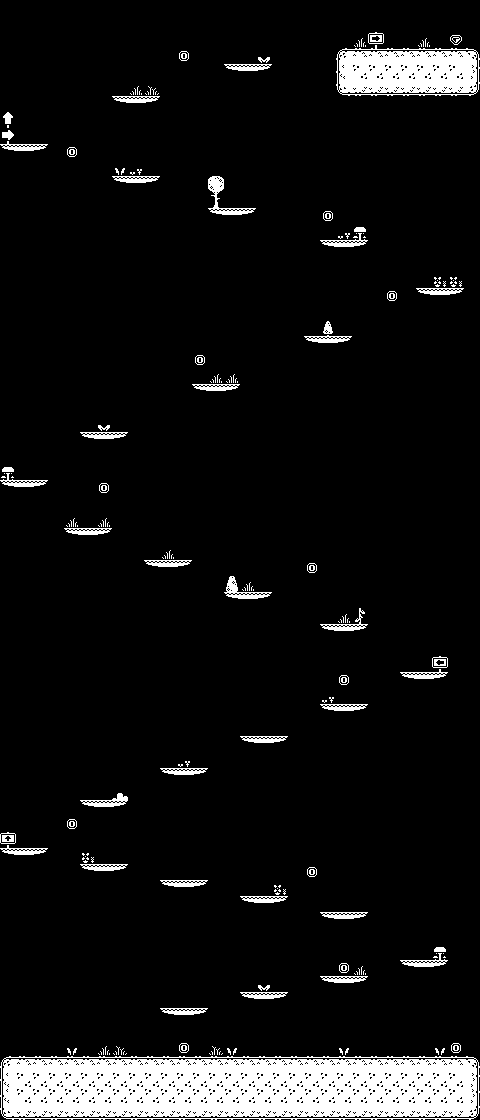

A level layout from a 2D game, rendered from its tile map. Below: a short description, then the map file with tile-grid data replaced by summaries:
An orthogonal 30x70 tile map with 16x16 px tiles, 4 tile layers (background, platforms, coins, diamonds), 2 hidden layers not drawn.

<map version="1.10" tiledversion="1.11.2" orientation="orthogonal" renderorder="right-down" width="30" height="70" tilewidth="16" tileheight="16" infinite="0" nextlayerid="8" nextobjectid="1">
 <editorsettings>
  <export target="platformer.csv" format="csv" />
 </editorsettings>
 <tileset firstgid="1" source="monochrome_tilemap_packed.tsx" />
 <layer id="2" name="background" width="30" height="70">
  <data>[2100 cells, 2092 non-empty, 19 distinct tile ids]</data>
 </layer>
 <layer id="1" name="platforms" width="30" height="70">
  <data>[2100 cells, 234 non-empty, 12 distinct tile ids]</data>
 </layer>
 <layer id="4" name="coins" width="30" height="70">
  <data>[2100 cells, 13 non-empty, 1 distinct tile ids]</data>
 </layer>
 <layer id="7" name="diamonds" width="30" height="70">
  <data>[2100 cells, 1 non-empty, 1 distinct tile ids]</data>
 </layer>
 <layer id="5" name="enemies_1" width="30" height="70" visible="0">
  <data>[2100 cells, 10 non-empty, 1 distinct tile ids]</data>
 </layer>
 <layer id="6" name="enemies_2" width="30" height="70" visible="0">
  <data>[2100 cells, 10 non-empty, 1 distinct tile ids]</data>
 </layer>
</map>
